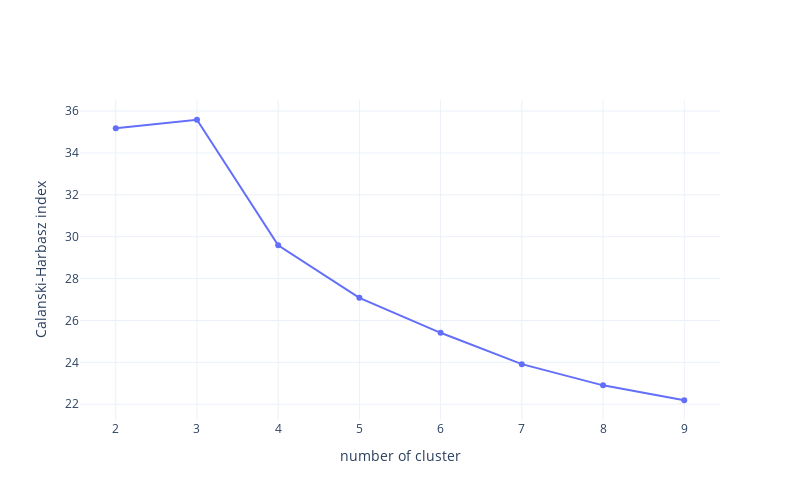

Notebook code cell kept with this figure:
### Code cell
# use Calanski-Harabasz index
# to choose the right number of cluster

from sklearn.cluster import AgglomerativeClustering
from sklearn import metrics


# where to store CH index
arr_calanski = {}

# max possible number of cluster
max_k = 10

# data
X = merged_data

# loop over number of clusters
for k in range(2, max_k):
  # build model 
  model = AgglomerativeClustering(n_clusters=k, linkage=linkage_method, affinity=metric)
  model = model.fit(X)

  # clusters label
  labels = model.fit_predict(X)

  # compute calanski metric
  m = metrics.calinski_harabasz_score(X, labels)

  arr_calanski[k] = m


# plot of CH index
fig = go.Figure(data=[
                      go.Scatter(x=list(arr_calanski.keys()), y=list(arr_calanski.values()))
])

fig.update_layout(
    width=800,
    height=500,
    xaxis_title="number of cluster",
    yaxis_title="Calanski-Harbasz index"
)

fig.show()

### Figure 1 — Plotly figure (JSON) as saved in the notebook; plotly's stock layout.template omitted (floating-point values rounded to 4 significant figures)
{"data": [{"type": "scatter", "x": [2, 3, 4, 5, 6, 7, 8, 9], "y": [35.19, 35.59, 29.59, 27.08, 25.41, 23.91, 22.9, 22.19]}], "layout": {"height": 500, "width": 800, "xaxis": {"title": {"text": "number of cluster"}}, "yaxis": {"title": {"text": "Calanski-Harbasz index"}}}}
